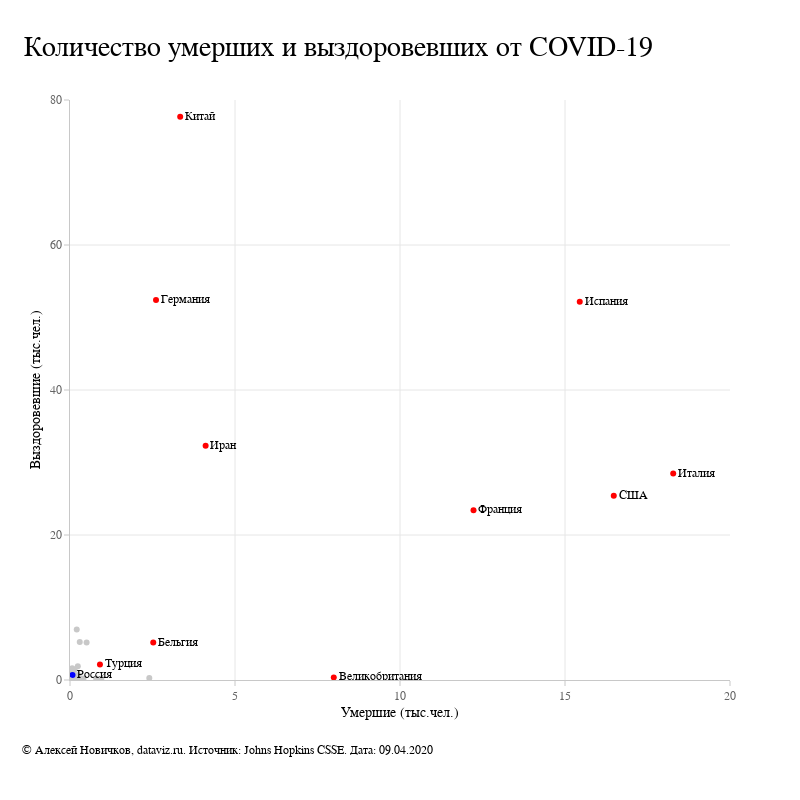

The notebook cell saved with this chart:
### Code cell
fig = go.Figure()


fig.add_trace(go.Scatter(x = top['Deaths'], y = top['Recovered'],
                         mode = 'markers+text',
                         text = top['translate'],
                         textposition = 'middle right',
                         marker_color = 'rgba(255,0,0,1)',
                         name = 'Top-10'
                        ))

fig.add_trace(go.Scatter(x = others['Deaths'], y = others['Recovered'],
                         mode = 'markers',
                         text = others['translate'],
                         marker_color = 'rgba(200,200,200, 1)',
                         name = 'Other world'
                        ))

fig.add_trace(go.Scatter(x = russia['Deaths'], y = russia['Recovered'],
                         mode = 'markers+text',
                         text = russia['translate'],
                         textposition = 'middle right',
                         marker_color = 'rgba(0,0,255,1)',
                         name = 'Russia'
                        ))

fig.update_layout(
    template = 'plotly_white',
    font = {'family': 'Navigo',
            'color': 'rgb(0,0,0)',
            'size': 12
           },
    width=800, height=800,
    xaxis=dict(
        autorange=False,
        range=[0, 20000],
        type='linear'
    ),
        yaxis=dict(
        autorange=False,
        range=[0, 80000],
        type='linear'
    ),
    title={
    'text': "Количество умерших и выздоровевших от COVID-19",        
    'y':.955,        
    'x':.03,        
    'font':{
            'family': 'Navigo',
            'size': 28,
            'color': 'rgb(0,0,0)'},
        'xanchor': 'left',
        'yanchor': 'top'},
    xaxis_title="Умершие (тыс.чел.)",
    yaxis_title="Выздоровевшие (тыс.чел.)",
    showlegend=False,
    margin=dict(
        b=120,
        l=70,
        t=100,
        r=70
    ),
    paper_bgcolor = 'white',
    annotations=[dict(
            showarrow=False,
            x=0,
            y=0,
            text="© Алексей Новичков, dataviz.ru. Источник: Johns Hopkins CSSE. Дата: " + date,
            xanchor="left",
            xshift=-50,
            yshift=-70,        
            )]
)

fig.update_xaxes(
    ticktext=['0','5', '10', '15', '20'],
    tickvals=[0, 5000, 10000, 15000, 20000],
    tickfont=dict(color='rgba(100,100,100,1)', 
                  size=12,
                 ),
    ticks="outside",
    tickcolor='rgba(200,200,200,1)',
    showline=True, 
    linewidth=1, 
    linecolor='rgba(200,200,200,1)',
    showgrid=True,
    title_standoff = 5,
    gridcolor='rgba(230,230,230,1)'
)

fig.update_yaxes(
    ticktext=['0', '20', '40', '60', '80'],
    tickvals=[0, 20000, 40000, 60000, 80000],
    tickfont=dict(color='rgba(100,100,100,1)', 
                  size=12),    
    ticks="outside",
    tickcolor= 'rgba(200,200,200,1)',    
    showline=True, 
    linewidth=1, 
    linecolor='rgba(200,200,200,1)',
    showgrid=True,
    title_standoff = 5,
    gridcolor='rgba(230,230,230,1)'
)

fig.show()

### Figure 1 — Plotly figure (JSON) as saved in the notebook; plotly's stock layout.template omitted (floating-point values rounded to 4 significant figures; data arrays with more than 128 entries replaced by an {"elided": "..."} marker saying what was removed)
{"data": [{"marker": {"color": "rgba(255,0,0,1)"}, "mode": "markers+text", "name": "Top-10", "text": ["США", "Испания", "Италия", "Франция", "Германия", "Китай", "Иран", "Великобритания", "Турция", "Бельгия"], "textposition": "middle right", "type": "scatter", "x": [16478, 15447, 18279, 12228, 2607, 3339, 4110, 7993, 908, 2523], "y": [25410, 52165, 28470, 23413, 52407, 77679, 32309, 359, 2142, 5164]}, {"marker": {"color": "rgba(200,200,200, 1)"}, "mode": "markers", "name": "Other world", "text": {"elided": "173 str values"}, "type": "scatter", "x": {"elided": "173 int values"}, "y": {"elided": "173 int values"}}, {"marker": {"color": "rgba(0,0,255,1)"}, "mode": "markers+text", "name": "Russia", "text": ["Россия"], "textposition": "middle right", "type": "scatter", "x": [76], "y": [698]}], "layout": {"annotations": [{"showarrow": false, "text": "© Алексей Новичков, dataviz.ru. Источник: Johns Hopkins CSSE. Дата: 09.04.2020", "x": 0, "xanchor": "left", "xshift": -50, "y": 0, "yshift": -70}], "font": {"color": "rgb(0,0,0)", "family": "Navigo", "size": 12}, "height": 800, "margin": {"b": 120, "l": 70, "r": 70, "t": 100}, "paper_bgcolor": "white", "showlegend": false, "title": {"font": {"color": "rgb(0,0,0)", "family": "Navigo", "size": 28}, "text": "Количество умерших и выздоровевших от COVID-19", "x": 0.03, "xanchor": "left", "y": 0.955, "yanchor": "top"}, "width": 800, "xaxis": {"autorange": false, "gridcolor": "rgba(230,230,230,1)", "linecolor": "rgba(200,200,200,1)", "linewidth": 1, "range": [0, 20000], "showgrid": true, "showline": true, "tickcolor": "rgba(200,200,200,1)", "tickfont": {"color": "rgba(100,100,100,1)", "size": 12}, "ticks": "outside", "ticktext": ["0", "5", "10", "15", "20"], "tickvals": [0, 5000, 10000, 15000, 20000], "title": {"standoff": 5, "text": "Умершие (тыс.чел.)"}, "type": "linear"}, "yaxis": {"autorange": false, "gridcolor": "rgba(230,230,230,1)", "linecolor": "rgba(200,200,200,1)", "linewidth": 1, "range": [0, 80000], "showgrid": true, "showline": true, "tickcolor": "rgba(200,200,200,1)", "tickfont": {"color": "rgba(100,100,100,1)", "size": 12}, "ticks": "outside", "ticktext": ["0", "20", "40", "60", "80"], "tickvals": [0, 20000, 40000, 60000, 80000], "title": {"standoff": 5, "text": "Выздоровевшие (тыс.чел.)"}, "type": "linear"}}}
